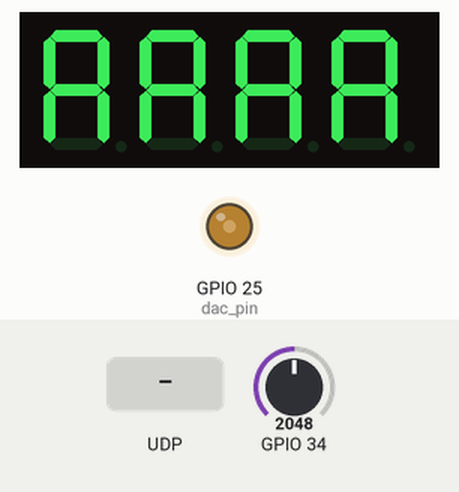
Recording of a program running on a simulated ESP32 board running MicroPython. Shown: 4-digit seven-segment display, output pins drawn as LEDs (lit = HIGH). Inputs (shaded band) come from the test bench; at power-on: GPIO 34 = 2048 (analog values on the 0–4095 scale). WiFi joins after 1.5 s; library files of the repository ran but are not shown: tm1637.py; pins used as bus, display or sensor lines are not drawn; what the program prints to the serial console is not drawn.

Above: at 9.6 s.
9.7 s: UDP packet "sine" arrives
At 10.09 s:
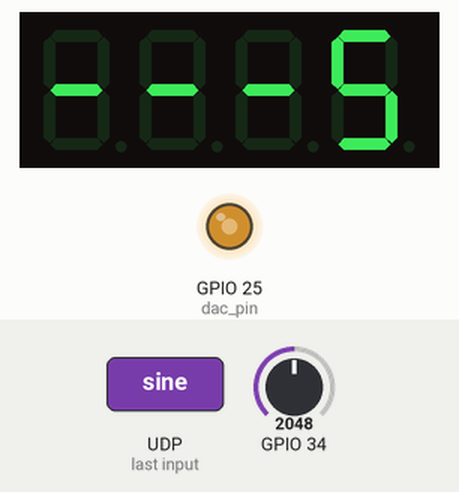
At 10.71 s:
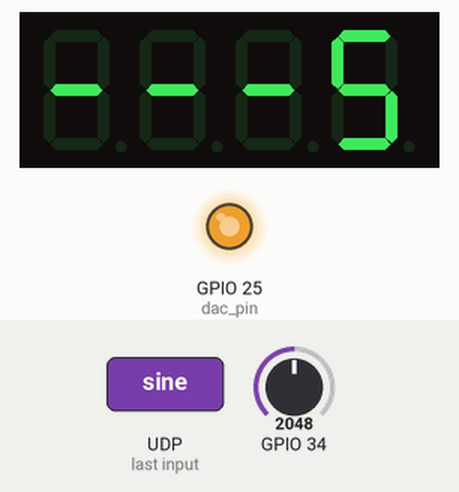
Timing chart, 0 to 18.3 s (numbered marks = the images above; inputs shaded):
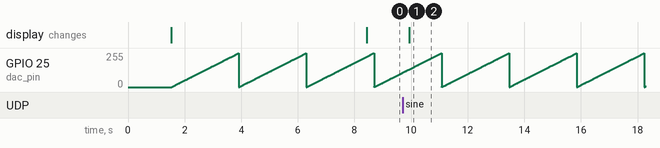

Measured:
- after the input at 9.7 s, the display: changes after 0.24 s (image 1)
- by itself, GPIO 25 (dac_pin): ramps from 0/255 to 254/255 and jumps back, once every 2.4 s

The program:

main.py
```python
from ADC import adc_run
from net import connect,udp_sent,udp_receive
from machine import Pin
import tm1637
from time import sleep

'''
连线:数码管16->CLK 17->DIO
    按键 k3 k4 26 27
    ADC -> DAC
    34->25

'''
#['sine','square','triangle','sawtooth']
#链接wifi
connect()
#启动数码管
smg=tm1637.TM1637(clk=Pin(16),dio=Pin(17))
smg.show("----")

key3 = Pin(26, Pin.IN, Pin.PULL_UP)
key4 = Pin(27, Pin.IN, Pin.PULL_UP)

show_list = [0,0,0] # label PVV T
show_index = 0
# 计算峰峰值
def calculate_peak_to_peak(signal):
    max_value = max(signal)
    min_value = min(signal)
    peak_to_peak = max_value - min_value
    peak_to_peak = round(peak_to_peak, 2)
    # 分离整数部分
    integer_part = int(peak_to_peak)

    # 分离小数部分，最多两位小数
    decimal_part = round(peak_to_peak * 100) % 100

    # 将整数和小数部分转换为元组
    number_tuple = (integer_part, decimal_part)
    return number_tuple

# 计算周期
def calculate_period(signal, sampling_period):
    threshold = (max(signal) + min(signal)) / 2  # 阈值设为信号的平均值
    crossings = []

    # 找到信号穿过阈值的点
    for i in range(1, len(signal)):
        if (signal[i-1] < threshold and signal[i] >= threshold) or (signal[i-1] >= threshold and signal[i] < threshold):
            # 线性插值以找到更准确的交叉点
            t = (threshold - signal[i-1]) / (signal[i] - signal[i-1])
            crossing_point = i - 1 + t
            crossings.append(crossing_point)

    if len(crossings) < 2:
        return (0, 0)  # 如果没有足够的交叉点，则无法计算周期

    # 计算周期
    periods = []
    for i in range(1, len(crossings)):
        periods.append((crossings[i] - crossings[i-1]) * sampling_period)

    average_period = sum(periods) / len(periods)
    average_period = round(average_period, 2)

    # 分离整数部分
    integer_part = int(average_period)

    # 分离小数部分，最多两位小数
    decimal_part = round((average_period - integer_part) * 100)

    # 将整数和小数部分转换为元组
    number_tuple = (integer_part, decimal_part)
    return number_tuple


#回调函数
def key3_irq(key3):
    global show_index
    sleep(0.01)
    if key3.value() == 0:
        if show_index < 2:
            show_index +=1
        else:
            show_index = 0

def key4_irq(key4):
    global show_index
    sleep(0.01)
    if key4.value() == 0:
        if show_index > 0:
            show_index -=1
        else:
            show_index = 2

key3.irq(key3_irq, Pin.IRQ_FALLING)  # 配置key3外部中断，下降沿触发
key4.irq(key4_irq, Pin.IRQ_FALLING)  # 配置key4外部中断，下降沿触发

def show():
    global show_index,show_list
    if show_index == 0:
        smg.show("---" + str(show_list[0]))

    else:
        if show_list[show_index][0]>99 or show_list[show_index][1]>99:
            if show_list[show_index][0] <9999:
                smg.number(show_list[show_index][0])
            else:
                smg.show("FFFF")
        else:

            smg.numbers(show_list[show_index][0],show_list[show_index][1])

if __name__ == '__main__':
    show_index = 0
    # 采样周期
    sampling_period = 50  # 50微秒
    wave_list = ['sine','square','triangle','sawtooth']

    t = 50
    adc_pin = 34
    sum_point = 128
    debug = True
    debug_name = 'sawtooth'
    debug_freq = 400

    signal = adc_run(t ,adc_pin,sum_point ,debug,debug_name ,debug_freq)
    show_list[1] = calculate_peak_to_peak(signal)
    show_list[2]  = calculate_period(signal, sampling_period)

    udp_sent(str(signal))
    smg.show('AAAA')
    show_list[0] = udp_receive()
    #print(wave_list[show_list[0]])
    print(show_list)

    #
    while True:
        sleep(0.01)
        show()
```

ADC.py
```python
# 导入模块
from machine import Pin, ADC, Timer, DAC
import math
import array
import DAC_
from time import sleep
#'triangle'
def adc_run(t = 50,pin = 34,sum_point = 128 ,debug = True ,debug_name = 'square',debug_freq = 400):
    '''
    freq 采样频率
    pin adc针脚
    '''

    # 定义ADC控制对象
    adc = ADC(Pin(pin))
    adc.atten(ADC.ATTN_11DB)  # 开启衰减，量程增大到3.3V

    res = []

    loop_switch = True
    # 定时器0中断函数
    def time0_irq(timer):
        nonlocal res,loop_switch  # 使用 nonlocal 关键字，如果 res 需要在 adc_run 函数的其它地方修改
        adc_value = adc.read()
        adc_voltage = 3.3 * adc_value / 4095
        # 将ADC值映射到-3.3V到3.3V
        adc_voltage_mapped = (adc_value - 2047) * (3.3 / 2047)
        print("ADC检测电压（映射）：%.2fV" % adc_voltage_mapped)
        res.append(round(adc_voltage_mapped, 2))
        if len(res) >= sum_point + 10 :
            res = res[10:]
            print(res)
            loop_switch = False
            # 关闭定时器
            timer.deinit()

    time0 = Timer(0)  # 创建time0定时器对象
    if debug:
        out_wave = DAC_.Out_Wave(25,debug_freq)
        out_wave.out_wave(debug_name)
    time0.init(period=t, mode=Timer.PERIODIC, callback=time0_irq)

    while loop_switch:
        pass

    return res

# 程序入口
if __name__ == "__main__":
    wave_list = ['sine','square','triangle','sawtooth']
    freq_list = [200,250,300,350,400,450,500,550,600,650,700,750,800]
    for i in wave_list:
        sleep(5)
        for k in freq_list:
            adc_run(debug_name=i,debug_freq=k+25)
            sleep(5)
```

net.py
```python
import network
from time import sleep
import socket

def connect():

    wlan = network.WLAN(network.STA_IF) # create station interface
    wlan.active(True)       # activate the interface
    if not wlan.isconnected():
        print('connecting ...')
        #wlan.scan()             # scan for access points
        wlan.connect('hu', '12345678..')
        while not wlan.isconnected():
            pass
    print('network config :', wlan.ifconfig())

def create_udp_socket():
    udp_socket = socket.socket(socket.AF_INET, socket.SOCK_DGRAM)

    udp_socket.bind(("0.0.0.0",7890))
    return udp_socket

def udp_sent(send_data):
    connect()
    # # 1. 创建udp套接字
    udp_socket = create_udp_socket()

    # 2. 准备接收方的地址
    dest_addr = ('192.168.137.1', 7890)

    # 3. 从键盘获取数据
    #send_data = "hello world"

    # 4. 发送数据到指定的电脑上
    udp_socket.sendto(send_data.encode('utf-8'), dest_addr)

    # 5. 关闭套接字
    udp_socket.close()

def udp_receive():
    connect()
    # # 1. 创建udp套接字
    udp_socket = create_udp_socket()
    recevie_switch = True

    while recevie_switch:
        recv_data, sender_info =udp_socket.recvfrom(1024)
        if recv_data != None:
            recv_data = recv_data.decode('utf-8')
            print('发送者',sender_info,'信息',recv_data)
            recevie_switch = False
        sleep(0.01)
    return recv_data

if __name__ == '__main__':
    pass
```

DAC_.py
```python
import math
from machine import DAC, Pin, Timer
import array

class Out_Wave():
    def __init__(self, dac_pin, frequency, amplitude=128, offset=128):
        '''
        self.dac: DAC对象
        frequency: 频率
        amplitude: 振幅
        offset: 偏移
        '''
        self.dac = DAC(Pin(dac_pin))
        self.freq = frequency
        self.amplitude = amplitude
        self.offset = offset
        self.samples = 199
        # 定时器周期应等于波形周期除以采样点数
        self.period_us = int((1 / self.freq) * 1e6 / self.samples)

    def generate_sine_wave(self):
        buffer = array.array('B', (int(self.offset + self.amplitude * math.sin(2 * math.pi * i / self.samples)) for i in range(self.samples)))
        #print(buffer)
        timer = Timer(1)
        index = 0

        # 定时器回调函数
        def output_wave(timer):
            nonlocal index
            self.dac.write(buffer[index])
            index = (index + 1) % self.samples

        # 启动定时器，定期调用output_wave函数
        timer.init(period=self.period_us, mode=Timer.PERIODIC, callback=output_wave)
        print("正在输出正弦波...")

    def generate_square_wave(self):
        buffer = array.array('B', (0 if i < self.samples // 2 else 255 for i in range(self.samples)))
        #print(buffer)
        timer = Timer(1)
        index = 0

        # 定时器回调函数
        def output_wave(timer):
            nonlocal index
            self.dac.write(buffer[index])
            index = (index + 1) % self.samples

        # 启动定时器，定期调用output_wave函数
        timer.init(period=self.period_us, mode=Timer.PERIODIC, callback=output_wave)
        print("正在输出方波...")

    def generate_triangle_wave(self):

        #buffer = array.array('B', [int(self.offset + self.amplitude * ((2 * i / self.samples) - 1)) if i < (self.samples // 2) + 1 else int(self.offset - self.amplitude * ((2 * (self.samples - i) / self.samples) - 1)) for i in range(self.samples)])
        buffer = array.array('B', (int(self.offset + self.amplitude * (4 * abs(i / self.samples - 0.5) - 1)) for i in
                                   range(self.samples)))
        #print(buffer)
        timer = Timer(1)
        index = 0

        # 定时器回调函数
        def output_wave(timer):
            nonlocal index
            self.dac.write(buffer[index])
            index = (index + 1) % self.samples

        # 启动定时器，定期调用output_wave函数
        timer.init(period=self.period_us, mode=Timer.PERIODIC, callback=output_wave)
        print("正在输出三角波...")

    def generate_sawtooth_wave(self):

        buffer = array.array('B', [int(self.offset + self.amplitude * ((2 * i / self.samples) - 1)) if i < (self.samples // 2) + 1 else int(self.offset - self.amplitude * ((2 * (self.samples - i) / self.samples) - 1)) for i in range(self.samples)])
        #print(buffer)
        timer = Timer(1)
        index = 0

        # 定时器回调函数
        def output_wave(timer):
            nonlocal index
            self.dac.write(buffer[index])
            index = (index + 1) % self.samples

        # 启动定时器，定期调用output_wave函数
        timer.init(period=self.period_us, mode=Timer.PERIODIC, callback=output_wave)
        print("正在输出锯齿波...")

    def out_wave(self,out_name:str):
        if out_name == 'sine':
            self.generate_sine_wave()

        elif out_name == 'square':
            self.generate_square_wave()

        elif out_name == 'triangle':
            self.generate_triangle_wave()

        elif out_name == 'sawtooth':
            self.generate_sawtooth_wave()

        else:
            print('输入的波形有误')

if __name__ == '__main__':
    # 示例使用
    wave_generator = Out_Wave(dac_pin=25, frequency=50)
    #wave_generator.generate_sine_wave()
    #wave_generator.generate_square_wave()
    #wave_generator.generate_triangle_wave()
    wave_generator.generate_sawtooth_wave()
```
